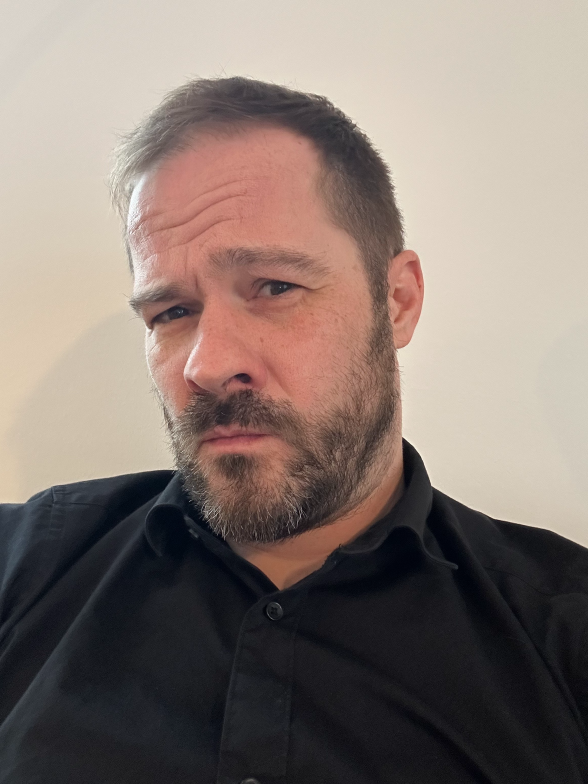
#> input picture src/input_slack/image.png, 1176 x 1568 px (shown at 1/2 size); its folder holds only this picture in this run
$ python -i image_facts.py   (imports and definitions only)   (older library calls are emulated)
#> lines starting #> are read from the running program, lines starting #| are printed output that depends on the picture
"""Measured technical properties of a finished image or video frame.

The QA judge is a vision model, and vision models are reliably bad at exactly the
properties that are cheap to compute. :func:`src.utils.qa.measure_output` already
exploits that for dimensions and duration; this is the same trade applied to the
things people actually complain about — *is it soft, is it noisy, is it blown
out*. The numbers are computed here and handed to the judge as facts, so it can
reason about the briefing instead of squinting.

Three rules shape the whole module.

**Report, do not rule.** Nothing here decides pass or fail. A soft image is
correct for a briefing that asked for a shallow depth of field and wrong for one
that asked for a product shot, and only the briefing knows which. So every number
comes with a plain-language band and no verdict.

**Scale first, or the numbers mean nothing.** Sharpness and noise measures scale
with resolution: the same picture at 512px and at 4096px gives wildly different
readings, so a threshold tuned on one is nonsense on the other. Everything is
measured on the image resized to a fixed working size, which makes a 4K render
and a thumbnail comparable — and makes the bands below transferable.

**Local, not just global.** A single blur number cannot tell a badly-rendered
frame from a portrait with a deliberately soft background; both are "blurry" on
average. Measuring the sharpest region separately answers that, and it is the
distinction a QA note has to get right to be worth reading.

Deliberately dependency-free beyond what agentY already installs (numpy, OpenCV,
Pillow). No model, no GPU, no network — this runs while ComfyUI is busy.
"""
from __future__ import annotations

import logging
from pathlib import Path

logger = logging.getLogger("agentY.image_facts")

# Everything is measured at this size (longest side), so a 4K render and a 512px
# thumbnail produce comparable numbers and one set of bands fits both.
WORK_PX = 1024

# Bands for the sharpness score at WORK_PX, read off real agentY output rather
# than picked from a blog post: across 87 renders and reference photos the score
# runs 10 to 457, quartiles 40 / 81 / 136. A deliberate Gaussian blur lands near
# 1 — below everything real — which is what makes "very soft" mean something
# rather than being the bottom of the normal range.
SHARP_BANDS = ((15.0, "very soft"), (45.0, "soft"), (150.0, "sharp"))

# Estimated noise sigma, 0-255 scale, on the same working size.
NOISE_BANDS = ((1.5, "clean"), (4.0, "light grain"), (9.0, "grainy"))

# Fraction of pixels pinned at the ends of the range before it is worth saying.
CLIP_NOTABLE = 0.02


def _band(value: float, bands) -> str:
    """The first band *value* falls under, or a name for 'above them all'."""
    for edge, name in bands:
        if value < edge:
            return name
    return {"sharp": "very sharp", "grainy": "very grainy"}.get(bands[-1][1],
                                                                bands[-1][1])


def _load_gray(path: str):
    """The image as a working-size greyscale array, or None.

    Read through Pillow rather than OpenCV's imread: OpenCV silently returns None
    for a path with a non-ASCII character, which on this machine is most of them.
    """
#> called with path = '../input_slack/image.png'
    import numpy as np
    from PIL import Image
    try:
        with Image.open(path) as im:
#> im is the input picture: PIL image 1176x1568 RGB; mean R, G, B 134.5, 120.6, 113.6
            im = im.convert("L")
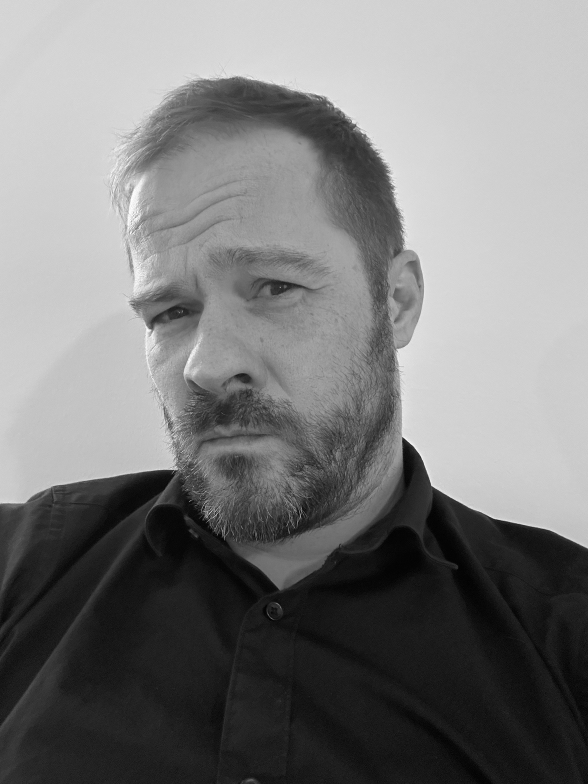
#> im: PIL image 1176x1568 L (shown at 1/2 size); min 0, max 255, mean 123.9
            longest = max(im.width, im.height)
#> longest = 1568
            if longest > WORK_PX:
                scale = WORK_PX / longest
#> scale = 0.653
                im = im.resize((max(1, round(im.width * scale)),
                                max(1, round(im.height * scale))),
                               Image.BILINEAR)
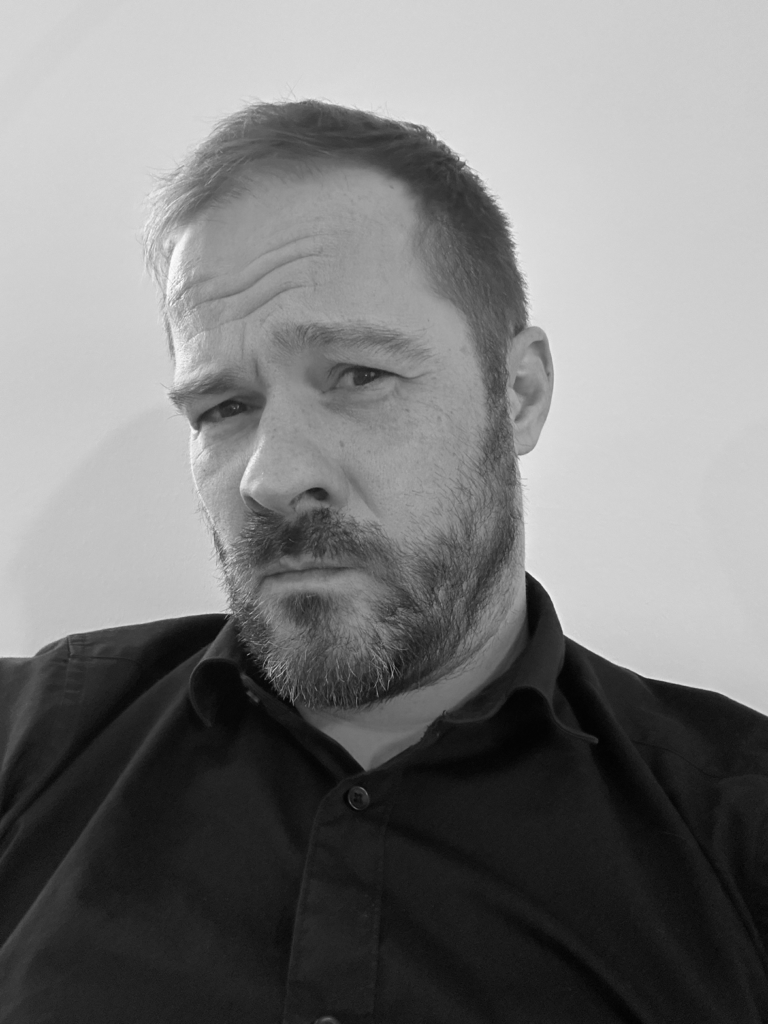
#> im: PIL image 768x1024 L; min 2, max 253, mean 123.9
            return np.asarray(im, dtype="uint8")
    except Exception as exc:  # noqa: BLE001
        logger.debug("image_facts: could not read %s — %s", path, exc)
        return None


def sharpness(gray) -> dict:
    """How sharp the frame is, globally and at its sharpest point.

    Variance of the Laplacian, which rises with edge energy. The `sharpest_region`
    half is what separates "this render came out soft" from "the background is
    meant to be soft": a shallow depth of field has a low global score and a high
    local one, and calling that a defect would be wrong.
    """
    import cv2
    import numpy as np
    # Measured on a denoised copy. Raw variance-of-Laplacian counts grain as edge
    # energy, so a noisy frame scores as SHARPER than the clean original — adding
    # sigma-18 noise to a photo took it from 1394 to 4173, which would have told
    # the judge a degraded render was unusually crisp.
    #
    # The kernel is 5, chosen by measuring: on that same photo a 3px median still
    # let noise inflate the score by 22%, 5px brings it to 0.93x (noise now
    # slightly REDUCES it, which is honest), and 7px starts destroying real detail
    # (a clean 487 falls to 160). Blur is unaffected either way — a Gaussian
    # blur-6 collapses to about 1 at every kernel — so 5 costs nothing that
    # matters and fixes the failure mode.
    lap = cv2.Laplacian(cv2.medianBlur(gray, 5), cv2.CV_64F)
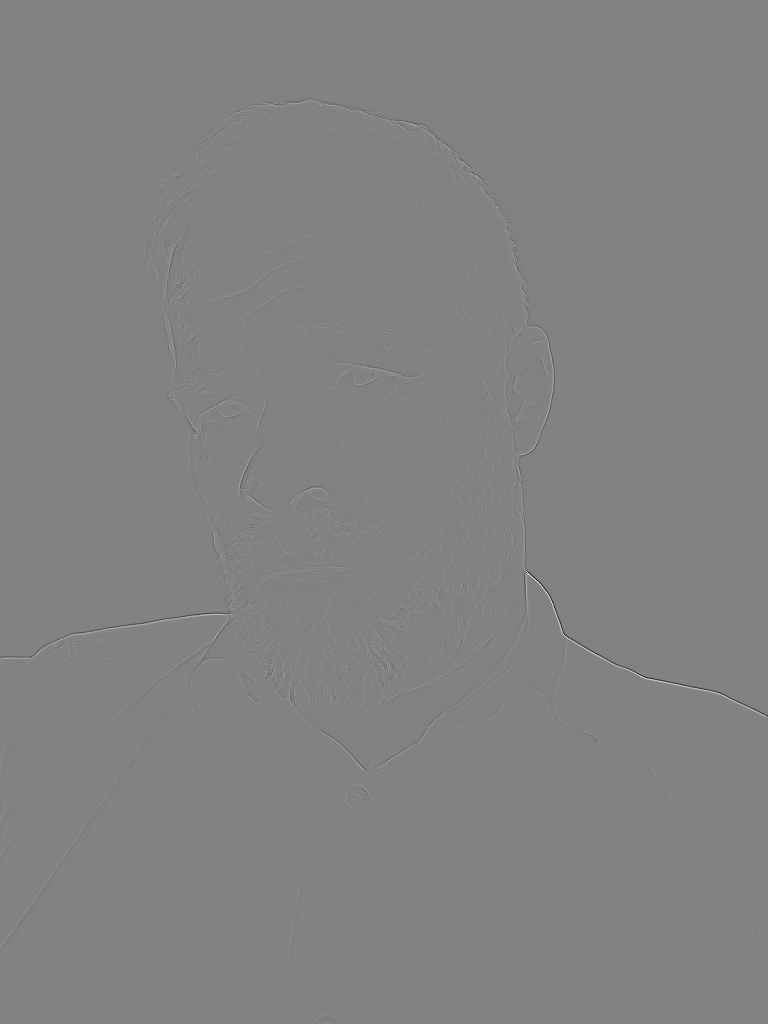
#> lap: shape (1024, 768) float64; min -210, max 201, mean 0; drawn with min black and max white
    overall = float(lap.var())
#> overall = 21.65

    # Tile the frame and take a high percentile, not the max: one hot pixel or a
    # compression block should not be able to declare the image sharp.
    h, w = gray.shape
#> h = 1024; w = 768
    ty, tx = max(1, h // 8), max(1, w // 8)
#> ty = 128; tx = 96
    tiles = [lap[y:y + ty, x:x + tx].var()
             for y in range(0, h - ty + 1, ty)
             for x in range(0, w - tx + 1, tx)]
#> tiles = 64 values, max 227.4 at index 37, min 0.725 at index 14, mean 21.65
    best = float(np.percentile(tiles, 90)) if tiles else overall
#> best = 50.75
    return {
        "score": round(overall, 1),
        "band": _band(overall, SHARP_BANDS),
        "sharpest_region": round(best, 1),
        "sharpest_band": _band(best, SHARP_BANDS),
    }


def noise(gray) -> dict:
    """Estimated noise/grain, as a sigma on the 0-255 scale.

    The residual after a median filter is mostly grain and fine detail. Taking a
    low percentile of its local spread keeps texture and edges — which are also
    high-frequency — from being counted as noise.
    """
    import cv2
    import numpy as np
    smoothed = cv2.medianBlur(gray, 3)
    residual = gray.astype("float32") - smoothed.astype("float32")
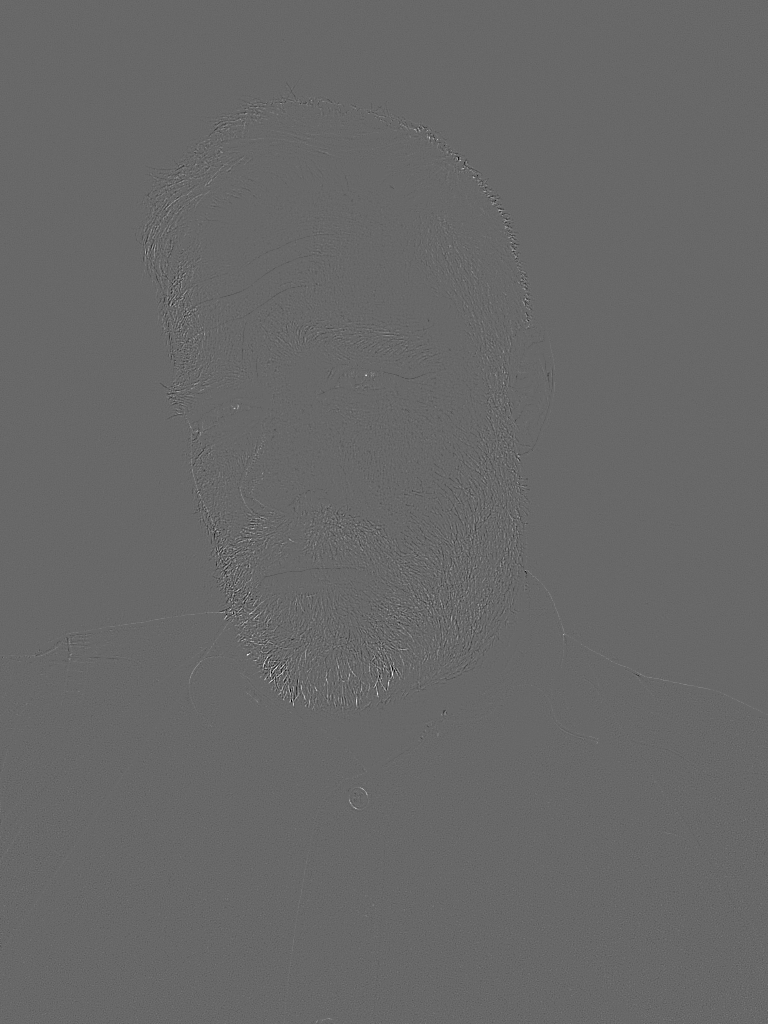
#> residual: shape (1024, 768) float32; min -56, max 81, mean 0; drawn with min black and max white
    h, w = residual.shape
#> h = 1024
    ty, tx = max(1, h // 8), max(1, w // 8)
    spreads = [residual[y:y + ty, x:x + tx].std()
               for y in range(0, h - ty + 1, ty)
               for x in range(0, w - tx + 1, tx)]
#> spreads = 64 values, max 6.7 at index 34, min 0.714 at index 22, mean 2
    # The flattest areas carry the grain without the detail.
    sigma = float(np.percentile(spreads, 25)) if spreads else float(residual.std())
#> sigma = 0.957
    return {"sigma": round(sigma, 2), "band": _band(sigma, NOISE_BANDS)}


def exposure(gray) -> dict:
    """Brightness, contrast, and how much of the frame is pinned at either end.

    Clipping is the measurable half of "blown out" and "crushed": pixels at 0 or
    255 hold no detail and none can be recovered, so a large fraction is a fact
    worth putting in front of the judge.
    """
    import numpy as np
    arr = gray.astype("float32")
    total = arr.size or 1
#> total = 786432
    black = float((gray <= 2).sum()) / total
#> black = 1.27e-06
    white = float((gray >= 253).sum()) / total
#> white = 1.27e-06
    return {
        "mean": round(float(arr.mean()), 1),
        "contrast": round(float(arr.std()), 1),
        "clipped_black": round(black, 4),
        "clipped_white": round(white, 4),
    }


def image_quality(path: str) -> dict:
    """Every measured property of one still image. ``{}`` when it cannot be read."""
    gray = _load_gray(path)
    if gray is None:
        return {}
    try:
        return {"sharpness": sharpness(gray), "noise": noise(gray),
                "exposure": exposure(gray)}
    except Exception as exc:  # noqa: BLE001 — a QA pass must survive a bad frame
        logger.debug("image_facts: could not measure %s — %s", path, exc)
        return {}


# [111 lines left out: functions video_quality, render_quality, not called in this run]


def measure(path: str, *, is_video: bool = False) -> dict:
    """Measured quality facts for one output. ``{}`` when it cannot be read."""
    return video_quality(path) if is_video else image_quality(str(path))

>>> result = measure('../input_slack/image.png')
#> result = 3 items
